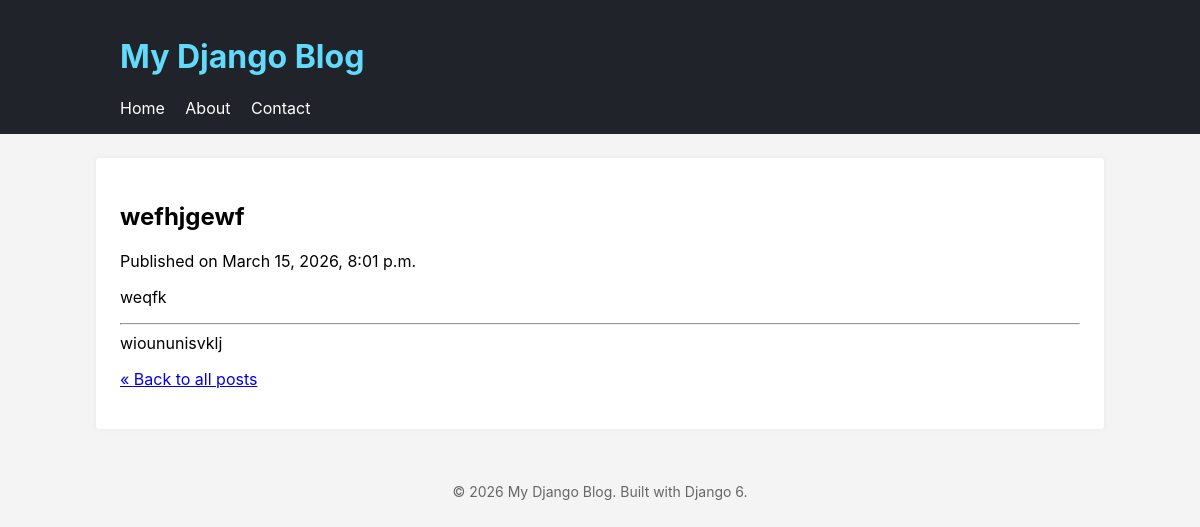
The app's page /blog/post/wefhjgewf/ with its own data.
### blog/models.py (models this page shows, shortened)
class Post(models.Model):
    title = models.CharField(max_length=255)
    slug = models.SlugField(unique=True, max_length=255)
    excerpt = models.TextField(blank=True)
    content = models.TextField()
    created_at = models.DateTimeField(auto_now_add=True)
    categories = models.ManyToManyField(
        Category,
        related_name="posts",
        blank=True,
    )
    tags = models.ManyToManyField(
        Tag,
        related_name="posts",
        blank=True,
    )
    class Meta:
        ordering = ['-created_at']

### blog/views.py (the view)
# urls.py: path("post/<slug:slug>/", views.detail, name="detail"),
def detail(request, slug: str):
    post = get_object_or_404(Post, slug=slug)
    context = {
        "post": post,
        "blog_title": post.title,
    }
    return render(request, "blog/detail.html", context)

### blog/templates/blog/detail.html (shortened to what this page needs)
{% extends 'blog/base.html' %}
{% block content %}
    <article>
        <h2>{{ post.title }}</h2>
        <p class="post-meta">
            Published on {{ post.created_at }}
        </p>
        <p>
            {{ post.excerpt }}
        </p>
        <hr>
        <div>
            {{ post.content }}
        </div>
        <p>
            <a href="{% url 'blog:index' %}">&laquo; Back to all posts</a>
        </p>
    </article>
{% endblock %}

### blog/static/blog/style.css (style rules this page uses)
body { margin: 0; font-family: -apple-system, BlinkMacSystemFont, "Segoe UI", Arial, sans-serif; background-color: #f4f4f4; }

### records on screen
Post: title "wefhjgewf", created_at "March 15, 2026, 8:01 p.m.", excerpt "weqfk", content "wioununisvklj"
